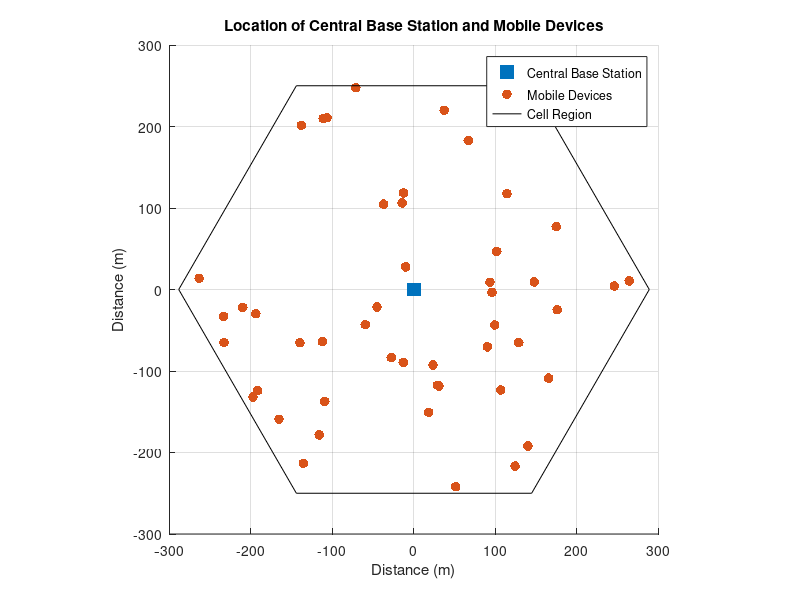

This figure's MATLAB source: (Note: this script raises an error after producing the figure.)
clc; clear; close all;
% set parameters
n_bs = 19;          % number of base stations
isd = 500;          % inter-site distance (in meters)
L = isd/sqrt(3);    %length of the hexagon
freq = 2.4e9;       % carrier frequency (in Hz)
ptx = 33-30;        % transmit power of base stations (in dB)
pm = 23-30;         % transmit power of mobile devices (in dB)
g_bs = 14;          % antenna gain of base stations (in dB)
g_m = 14;           % antenna gain of mobile devices (in dB)
h_bs = 50;          % height of base stations (in meters)
h_ms = 1.5;         % height of mobile devices (in meters)
num_points = 50;

% ------------------------------------1.1-----------------------------------------
% Define hexagonal central cell
hex_vertices = L*[cosd(60:60:360); sind(60:60:360)]';
hex_vertices = [hex_vertices; hex_vertices(1,:)]; % repeat first vertex to close shape

% center of hexagon
x_c = 0;
y_c = 0;

% center cell's vertices
x = x_c + L*cosd(0:60:360);
y = y_c + L*sind(0:60:360);

% generate 50 points that's in the cell 50x1
device_x = zeros(num_points, 1);
device_y = zeros(num_points, 1);

% calculate the 50 devices' coordinations
count = 0;
while count < num_points
    device_x_temp = rand * 2 * L - L;
    device_y_temp = rand * 2 * L - L;
    if inpolygon(device_x_temp, device_y_temp, x, y)
        count = count + 1;
        device_x(count) = device_x_temp;
        device_y(count) = device_y_temp;
    end
end

% plot the points in the hexagon
figure('Name', '1-1');
hold on;
scatter(0, 0, 100, 'red', 's', 'filled');  % plot the central base station
scatter(device_x, device_y, 50, 'blue', 'r', 'filled');

% plot hexagon
plot([x x(1)], [y y(1)], 'k');
xlabel('Distance (m)');
ylabel('Distance (m)');
legend('Central Base Station', 'Mobile Devices', 'Cell Region');
title('Location of Central Base Station and Mobile Devices');
axis square;
grid on;
hold off;

% ------------------------------------1.2-----------------------------------------
% parameters for SINR
BW = 10e6;               % channel bandwidth (in Hz)
each_BW = BW/50;
T = 27+273.15;           %  ambient temperature (in degree Kalvin)
k = 1.38e-23;            % Boltzman's constant
N = k*T*BW; % noise value

num_cell = 19;
p_bs_W = to_value(ptx);
p_m_W = to_value(pm);
gt_W = to_value(g_bs);
gr_W = to_value(g_m);

% remember the distances and the angles
distances = zeros(num_cell);
angles = zeros(num_cell);

index1 = 2:7;
index2 = 8:13;
index3 = 14:19;
distances(index1) = isd;
distances(index2) = 2*isd*cosd(30);
distances(index3) = 2*isd;
angles(index1) = 30:60:360;
angles(index2) = 0:60:300;
angles(index3) = 30:60:360;

% calculate the coordinates of cell's x and y
cell_x = zeros(num_cell, 1);
cell_y = zeros(num_cell, 1);

for i = 1:num_cell
    cell_x(i) = x_c + distances(i)*cosd(angles(i));
    cell_y(i) = y_c + distances(i)*sind(angles(i));
end

% calculate the distance from 50 devices to 19 cells
distance = [];

for i = 1:50
    for j = 1:19
        dx = device_x(i) - cell_x(j);
        dy = device_y(i) - cell_y(j);
        distance(i, j) = sqrt(dx^2 + dy^2);
    end
end

gd = ((h_bs*h_ms)^2)./distance.^4;
Pr_W = gd.*p_m_W*gt_W*gr_W;

% calculate the interference
Interference = zeros(size(Pr_W));
for i = 1:size(Pr_W,1) 
    for j = 1:size(Pr_W,2)
        % Compute the sum of all elements in the ith row of Pr except for the jth column
        Interference(i,j) = sum(Pr_W(i,[1:j-1,j+1:end]));
    end
end

SINR = Pr_W./(Interference+N); % SINR in value

SC = zeros(50,1); % shannon capacity (bits/s)
for i = 1:50
    SC(i,1) = each_BW*log2(1+SINR(i,1));
end

figure('Name','Problem 1-2');
% scatter(distance(:,1), SC, 'filled', 'MarkerFaceColor', 'b');
plot(distance(:,1), SC, 'o')
xlabel('Distance (m)');
ylabel('Shannon Capacity (bps)');
title('Shannon Capacity vs Distance');
grid on;


function result_dB = to_dB(value)
    result_dB = 10*log10(value);
end

function result_value = to_value(db)
    result_value = 10^(db/10);
end

% ================= functions used in this HW =========================
% function plot_points(L, num_points, x, y, device_x, device_y)
%     count = 0;
%     while count < num_points
%         device_x_temp = rand * 2 * L - L;
%         device_y_temp = rand * 2 * L - L;
%         if inpolygon(device_x_temp, device_y_temp, x, y)
%             count = count + 1;
%             device_x(count) = device_x_temp;
%             device_y(count) = device_y_temp;
%         end
%     
%     end
%     
%     % plot the points in the hexagon
%     figure('Name', 'Problem 1-1');
%     hold on;
%     scatter(0, 0, 100, 'red', 's', 'filled');  % plot the central base station
%     scatter(device_x, device_y, 50, 'blue', 'r', 'filled');
% end
% 
% function plot_hexa(x, y)
%     plot([x x(1)], [y y(1)], 'k');
%     xlabel('Distance (m)');
%     ylabel('Distance (m)');
%     legend('Central Base Station', 'Mobile Devices');
%     title('Location of Central Base Station and Mobile Devices');
%     axis square;
%     grid on;
%     hold off;
% end